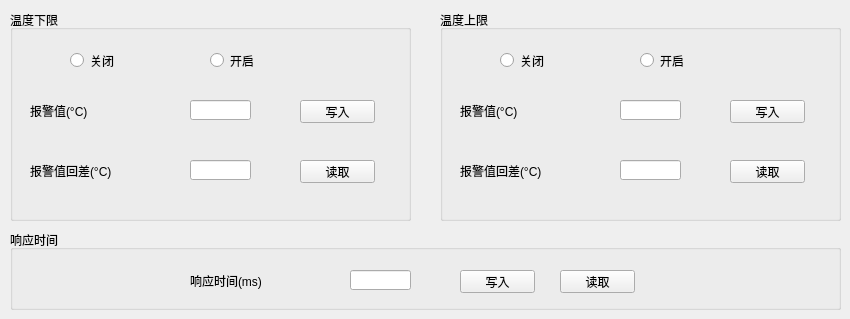
   <widget class="QWidget" name="tab_6">
    <attribute name="title">
     <string>温度报警及响应时间</string>
    </attribute>
    <widget class="QGroupBox" name="groupBox_7">
     <property name="geometry">
      <rect>
       <x>10</x>
       <y>10</y>
       <width>401</width>
       <height>211</height>
      </rect>
     </property>
     <property name="title">
      <string>温度下限</string>
     </property>
     <widget class="QLabel" name="label_AlarmLowThr">
      <property name="geometry">
       <rect>
        <x>20</x>
        <y>90</y>
        <width>111</width>
        <height>21</height>
       </rect>
      </property>
      <property name="text">
       <string>报警值(°C)</string>
      </property>
     </widget>
     <widget class="QLabel" name="label_AlarmLowHy">
      <property name="geometry">
       <rect>
        <x>20</x>
        <y>150</y>
        <width>111</width>
        <height>21</height>
       </rect>
      </property>
      <property name="text">
       <string>报警值回差(°C)</string>
      </property>
     </widget>
     <widget class="QPushButton" name="pushButton_AlarmLowWrite">
      <property name="geometry">
       <rect>
        <x>290</x>
        <y>90</y>
        <width>75</width>
        <height>23</height>
       </rect>
      </property>
      <property name="font">
       <font>
        <pointsize>9</pointsize>
       </font>
      </property>
      <property name="text">
       <string>写入</string>
      </property>
     </widget>
     <widget class="QPushButton" name="pushButton_AlarmLowRead">
      <property name="geometry">
       <rect>
        <x>290</x>
        <y>150</y>
        <width>75</width>
        <height>23</height>
       </rect>
      </property>
      <property name="font">
       <font>
        <pointsize>9</pointsize>
       </font>
      </property>
      <property name="text">
       <string>读取</string>
      </property>
     </widget>
     <widget class="QLineEdit" name="lineEdit_AlarmLowThr">
      <property name="geometry">
       <rect>
        <x>180</x>
        <y>90</y>
        <width>61</width>
        <height>20</height>
       </rect>
      </property>
     </widget>
     <widget class="QRadioButton" name="radioButton_AlarmLowOff">
      <property name="geometry">
       <rect>
        <x>60</x>
        <y>40</y>
        <width>61</width>
        <height>21</height>
       </rect>
      </property>
      <property name="text">
       <string>关闭</string>
      </property>
     </widget>
     <widget class="QRadioButton" name="radioButton_AlarmLowOn">
      <property name="geometry">
       <rect>
        <x>200</x>
        <y>40</y>
        <width>61</width>
        <height>21</height>
       </rect>
      </property>
      <property name="text">
       <string>开启</string>
      </property>
     </widget>
     <widget class="QLineEdit" name="lineEdit_AlarmLowHy">
      <property name="geometry">
       <rect>
        <x>180</x>
        <y>150</y>
        <width>61</width>
        <height>20</height>
       </rect>
      </property>
     </widget>
    </widget>
    <widget class="QGroupBox" name="groupBox_8">
     <property name="geometry">
      <rect>
       <x>440</x>
       <y>10</y>
       <width>401</width>
       <height>211</height>
      </rect>
     </property>
     <property name="title">
      <string>温度上限</string>
     </property>
     <widget class="QLabel" name="label_AlarmHighThr">
      <property name="geometry">
       <rect>
        <x>20</x>
        <y>90</y>
        <width>111</width>
        <height>21</height>
       </rect>
      </property>
      <property name="text">
       <string>报警值(°C)</string>
      </property>
     </widget>
     <widget class="QLabel" name="label_AlarmHighHy">
      <property name="geometry">
       <rect>
        <x>20</x>
        <y>150</y>
        <width>111</width>
        <height>21</height>
       </rect>
      </property>
      <property name="text">
       <string>报警值回差(°C)</string>
      </property>
     </widget>
     <widget class="QPushButton" name="pushButton_AlarmHighWrite">
      <property name="geometry">
       <rect>
        <x>290</x>
        <y>90</y>
        <width>75</width>
        <height>23</height>
       </rect>
      </property>
      <property name="font">
       <font>
        <pointsize>9</pointsize>
       </font>
      </property>
      <property name="text">
       <string>写入</string>
      </property>
     </widget>
     <widget class="QPushButton" name="pushButton_AlarmHighRead">
      <property name="geometry">
       <rect>
        <x>290</x>
        <y>150</y>
        <width>75</width>
        <height>23</height>
       </rect>
      </property>
      <property name="font">
       <font>
        <pointsize>9</pointsize>
       </font>
      </property>
      <property name="text">
       <string>读取</string>
      </property>
     </widget>
     <widget class="QLineEdit" name="lineEdit_AlarmHighThr">
      <property name="geometry">
       <rect>
        <x>180</x>
        <y>90</y>
        <width>61</width>
        <height>20</height>
       </rect>
      </property>
     </widget>
     <widget class="QRadioButton" name="radioButton_AlarmHighOff">
      <property name="geometry">
       <rect>
        <x>60</x>
        <y>40</y>
        <width>61</width>
        <height>21</height>
       </rect>
      </property>
      <property name="text">
       <string>关闭</string>
      </property>
     </widget>
     <widget class="QRadioButton" name="radioButton_AlarmHighOn">
      <property name="geometry">
       <rect>
        <x>200</x>
        <y>40</y>
        <width>61</width>
        <height>21</height>
       </rect>
      </property>
      <property name="text">
       <string>开启</string>
      </property>
     </widget>
     <widget class="QLineEdit" name="lineEdit_AlarmHighHy">
      <property name="geometry">
       <rect>
        <x>180</x>
        <y>150</y>
        <width>61</width>
        <height>20</height>
       </rect>
      </property>
     </widget>
    </widget>
    <widget class="QGroupBox" name="groupBox_9">
     <property name="geometry">
      <rect>
       <x>10</x>
       <y>230</y>
       <width>831</width>
       <height>80</height>
      </rect>
     </property>
     <property name="title">
      <string>响应时间</string>
     </property>
     <widget class="QLabel" name="label_66">
      <property name="geometry">
       <rect>
        <x>180</x>
        <y>40</y>
        <width>111</width>
        <height>21</height>
       </rect>
      </property>
      <property name="text">
       <string>响应时间(ms)</string>
      </property>
     </widget>
     <widget class="QLineEdit" name="lineEdit_ResTime">
      <property name="geometry">
       <rect>
        <x>340</x>
        <y>40</y>
        <width>61</width>
        <height>20</height>
       </rect>
      </property>
     </widget>
     <widget class="QPushButton" name="pushButton_ResTimeWrite">
      <property name="geometry">
       <rect>
        <x>450</x>
        <y>40</y>
        <width>75</width>
        <height>23</height>
       </rect>
      </property>
      <property name="font">
       <font>
        <pointsize>9</pointsize>
       </font>
      </property>
      <property name="text">
       <string>写入</string>
      </property>
     </widget>
     <widget class="QPushButton" name="pushButton_ResTimeRead">
      <property name="geometry">
       <rect>
        <x>550</x>
        <y>40</y>
        <width>75</width>
        <height>23</height>
       </rect>
      </property>
      <property name="font">
       <font>
        <pointsize>9</pointsize>
       </font>
      </property>
      <property name="text">
       <string>读取</string>
      </property>
     </widget>
    </widget>
   </widget>
